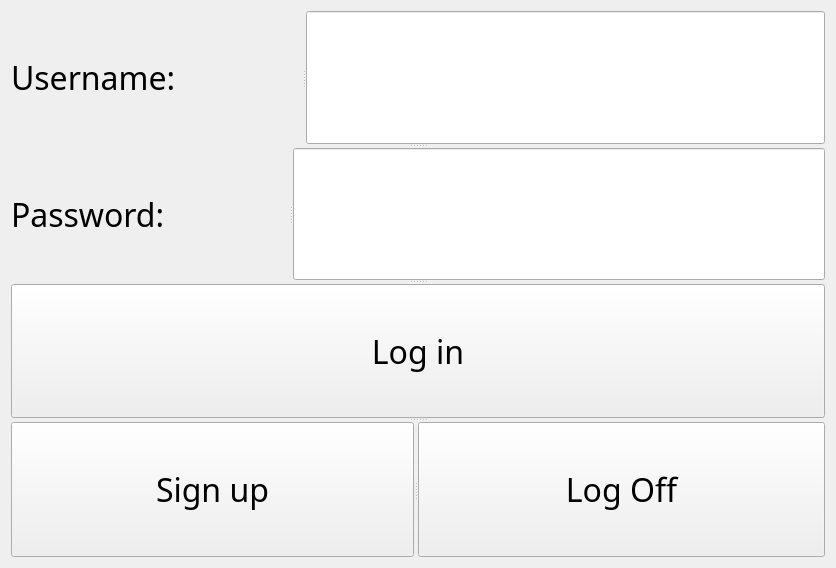
<?xml version="1.0" encoding="UTF-8"?>
<ui version="4.0">
 <class>TcpClients</class>
 <widget class="QWidget" name="TcpClients">
  <property name="geometry">
   <rect>
    <x>0</x>
    <y>0</y>
    <width>836</width>
    <height>568</height>
   </rect>
  </property>
  <property name="windowTitle">
   <string>TcpClients</string>
  </property>
  <layout class="QVBoxLayout" name="verticalLayout">
   <item>
    <widget class="QSplitter" name="splitter_6">
     <property name="orientation">
      <enum>Qt::Vertical</enum>
     </property>
     <widget class="QSplitter" name="splitter_4">
      <property name="orientation">
       <enum>Qt::Vertical</enum>
      </property>
      <widget class="QSplitter" name="splitter_3">
       <property name="orientation">
        <enum>Qt::Vertical</enum>
       </property>
       <widget class="QSplitter" name="splitter">
        <property name="orientation">
         <enum>Qt::Horizontal</enum>
        </property>
        <widget class="QLabel" name="username_label">
         <property name="font">
          <font>
           <family>Apple SD Gothic Neo</family>
           <pointsize>24</pointsize>
          </font>
         </property>
         <property name="text">
          <string>Username:</string>
         </property>
        </widget>
        <widget class="QLineEdit" name="username_text">
         <property name="font">
          <font>
           <family>Apple SD Gothic Neo</family>
           <pointsize>24</pointsize>
          </font>
         </property>
        </widget>
       </widget>
       <widget class="QSplitter" name="splitter_2">
        <property name="orientation">
         <enum>Qt::Horizontal</enum>
        </property>
        <widget class="QLabel" name="password_label">
         <property name="font">
          <font>
           <family>Apple SD Gothic Neo</family>
           <pointsize>24</pointsize>
          </font>
         </property>
         <property name="text">
          <string>Password:</string>
         </property>
        </widget>
        <widget class="QLineEdit" name="password_text">
         <property name="font">
          <font>
           <family>Apple SD Gothic Neo</family>
           <pointsize>24</pointsize>
          </font>
         </property>
         <property name="echoMode">
          <enum>QLineEdit::Password</enum>
         </property>
        </widget>
       </widget>
      </widget>
      <widget class="QPushButton" name="login">
       <property name="font">
        <font>
         <family>Apple SD Gothic Neo</family>
         <pointsize>24</pointsize>
        </font>
       </property>
       <property name="text">
        <string>Log in</string>
       </property>
      </widget>
     </widget>
     <widget class="QSplitter" name="splitter_5">
      <property name="orientation">
       <enum>Qt::Horizontal</enum>
      </property>
      <widget class="QPushButton" name="signup">
       <property name="font">
        <font>
         <family>Apple SD Gothic Neo</family>
         <pointsize>24</pointsize>
        </font>
       </property>
       <property name="text">
        <string>Sign up</string>
       </property>
      </widget>
      <widget class="QPushButton" name="logoff">
       <property name="font">
        <font>
         <family>Apple SD Gothic Neo</family>
         <pointsize>24</pointsize>
        </font>
       </property>
       <property name="text">
        <string>Log Off</string>
       </property>
      </widget>
     </widget>
    </widget>
   </item>
  </layout>
 </widget>
 <resources/>
 <connections/>
</ui>
